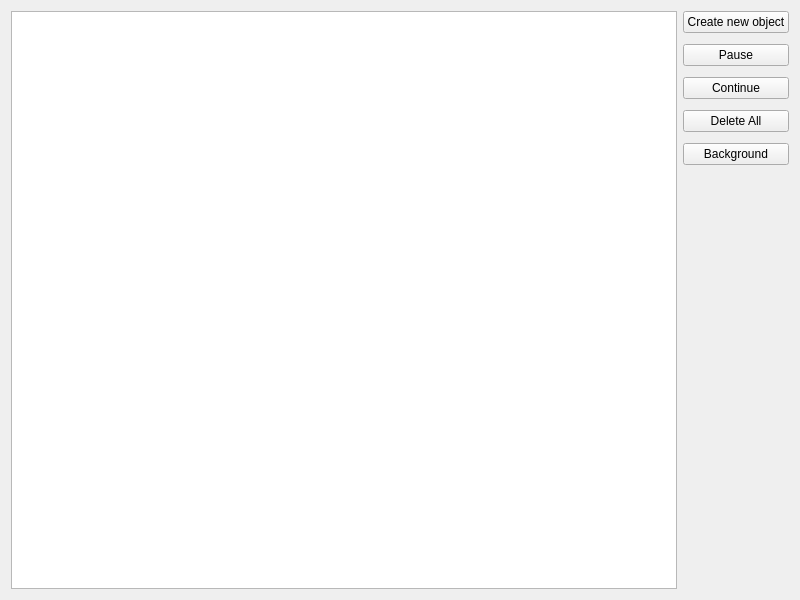
<?xml version="1.0" encoding="UTF-8"?>
<ui version="4.0">
 <class>Widget</class>
 <widget class="QWidget" name="Widget">
  <property name="geometry">
   <rect>
    <x>0</x>
    <y>0</y>
    <width>800</width>
    <height>600</height>
   </rect>
  </property>
  <property name="windowTitle">
   <string>Widget</string>
  </property>
  <layout class="QHBoxLayout" name="horizontalLayout">
   <item>
    <widget class="QGraphicsView" name="graphicsView">
     <property name="sizePolicy">
      <sizepolicy hsizetype="Expanding" vsizetype="Expanding">
       <horstretch>0</horstretch>
       <verstretch>0</verstretch>
      </sizepolicy>
     </property>
    </widget>
   </item>
   <item>
    <layout class="QVBoxLayout" name="verticalLayout">
     <item>
      <widget class="QPushButton" name="CreateObjectButton">
       <property name="text">
        <string>Create new object</string>
       </property>
      </widget>
     </item>
     <item>
      <spacer name="verticalSpacer_2">
       <property name="orientation">
        <enum>Qt::Vertical</enum>
       </property>
       <property name="sizeType">
        <enum>QSizePolicy::Minimum</enum>
       </property>
       <property name="sizeHint" stdset="0">
        <size>
         <width>20</width>
         <height>5</height>
        </size>
       </property>
      </spacer>
     </item>
     <item>
      <widget class="QPushButton" name="PauseButton">
       <property name="text">
        <string>Pause</string>
       </property>
      </widget>
     </item>
     <item>
      <spacer name="verticalSpacer_4">
       <property name="orientation">
        <enum>Qt::Vertical</enum>
       </property>
       <property name="sizeType">
        <enum>QSizePolicy::Minimum</enum>
       </property>
       <property name="sizeHint" stdset="0">
        <size>
         <width>20</width>
         <height>5</height>
        </size>
       </property>
      </spacer>
     </item>
     <item>
      <widget class="QPushButton" name="ContinueButton">
       <property name="text">
        <string>Continue</string>
       </property>
      </widget>
     </item>
     <item>
      <spacer name="verticalSpacer_3">
       <property name="orientation">
        <enum>Qt::Vertical</enum>
       </property>
       <property name="sizeType">
        <enum>QSizePolicy::Minimum</enum>
       </property>
       <property name="sizeHint" stdset="0">
        <size>
         <width>20</width>
         <height>5</height>
        </size>
       </property>
      </spacer>
     </item>
     <item>
      <widget class="QPushButton" name="DeleteButton">
       <property name="text">
        <string>Delete All</string>
       </property>
      </widget>
     </item>
     <item>
      <spacer name="verticalSpacer_5">
       <property name="orientation">
        <enum>Qt::Vertical</enum>
       </property>
       <property name="sizeType">
        <enum>QSizePolicy::Minimum</enum>
       </property>
       <property name="sizeHint" stdset="0">
        <size>
         <width>20</width>
         <height>5</height>
        </size>
       </property>
      </spacer>
     </item>
     <item>
      <widget class="QPushButton" name="Background">
       <property name="text">
        <string>Background</string>
       </property>
      </widget>
     </item>
     <item>
      <spacer name="verticalSpacer">
       <property name="orientation">
        <enum>Qt::Vertical</enum>
       </property>
       <property name="sizeHint" stdset="0">
        <size>
         <width>20</width>
         <height>40</height>
        </size>
       </property>
      </spacer>
     </item>
    </layout>
   </item>
  </layout>
 </widget>
 <resources/>
 <connections>
  <connection>
   <sender>CreateObjectButton</sender>
   <signal>clicked()</signal>
   <receiver>Widget</receiver>
   <slot>CreatePlanetClicked()</slot>
   <hints>
    <hint type="sourcelabel">
     <x>747</x>
     <y>31</y>
    </hint>
    <hint type="destinationlabel">
     <x>799</x>
     <y>64</y>
    </hint>
   </hints>
  </connection>
  <connection>
   <sender>Background</sender>
   <signal>clicked()</signal>
   <receiver>Widget</receiver>
   <slot>BackgroundClicked()</slot>
   <hints>
    <hint type="sourcelabel">
     <x>716</x>
     <y>181</y>
    </hint>
    <hint type="destinationlabel">
     <x>815</x>
     <y>252</y>
    </hint>
   </hints>
  </connection>
 </connections>
 <slots>
  <slot>CreatePlanetClicked()</slot>
  <slot>BackgroundClicked()</slot>
 </slots>
</ui>
